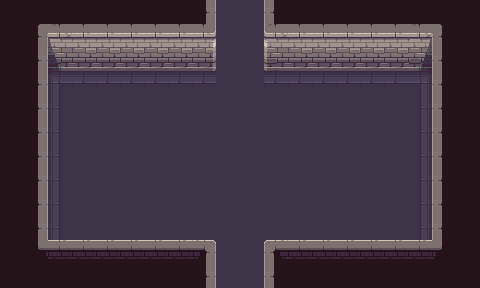

The image is a tile-based game level rendered from a .tmx file. Its description and complete source (layers, tilesets, objects, tile grids) follow:
An orthogonal 20x12 tile map with 24x24 px tiles, 2 tile layers (图块层 1, Wall), 2 tilesets.

<map version="1.10" tiledversion="1.11.2" orientation="orthogonal" renderorder="right-down" width="20" height="12" tilewidth="24" tileheight="24" infinite="0" nextlayerid="3" nextobjectid="1">
 <tileset firstgid="1" source="../Base.tsx" />
 <tileset firstgid="106" source="../Air.tsx" />
 <layer id="1" name="图块层 1" width="20" height="12">
  <data encoding="csv">
101,101,101,101,101,101,101,101,48,70,70,57,101,101,101,101,101,101,101,101,
101,18,19,20,20,20,20,20,21,70,70,24,20,20,20,20,20,26,27,101,
101,63,34,40,40,40,40,40,36,70,70,39,40,40,40,40,40,41,42,101,
101,63,37,50,50,50,50,50,50,70,70,50,50,50,50,50,50,38,42,5,
5,48,64,68,68,68,68,68,68,83,83,68,68,68,68,68,68,71,57,5,
5,48,64,68,68,68,68,83,83,68,68,68,68,68,68,68,68,71,57,5,
5,48,64,68,68,68,83,83,68,70,70,70,70,70,70,70,70,71,57,5,
5,48,64,68,68,68,83,83,83,68,68,68,68,68,68,68,68,71,57,5,
5,63,64,68,68,68,68,68,83,83,83,68,68,68,68,68,68,71,42,5,
101,63,64,68,68,68,68,68,68,68,68,68,68,68,68,68,68,71,42,101,
101,96,97,97,97,97,97,97,81,70,70,84,97,97,97,97,97,97,99,101,
101,101,101,101,101,101,101,101,48,70,70,57,101,101,101,101,101,101,101,101
</data>
 </layer>
 <layer id="2" name="Wall" width="20" height="12" opacity="0">
  <data encoding="csv">
0,0,0,0,0,0,0,0,2684354666,0,0,2684354666,0,0,0,0,0,0,0,0,
0,2684354666,2684354666,2684354666,2684354666,2684354666,2684354666,2684354666,2684354666,0,0,106,106,106,106,106,106,106,106,0,
0,2684354666,0,0,0,0,0,0,0,0,0,0,0,0,0,0,0,0,2684354666,0,
0,2684354666,0,0,0,0,0,0,0,0,0,0,0,0,0,0,0,0,2684354666,0,
0,2684354666,0,0,0,0,0,0,0,0,0,0,0,0,0,0,0,0,2684354666,0,
0,2684354666,0,0,0,0,0,0,0,0,0,0,0,0,0,0,0,0,2684354666,0,
0,2684354666,0,0,0,0,0,0,0,0,0,0,0,0,0,0,0,0,2684354666,0,
0,2684354666,0,0,0,0,0,0,0,0,0,0,0,0,0,0,0,0,2684354666,0,
0,2684354666,0,0,0,0,0,0,0,0,0,0,0,0,0,0,0,0,2684354666,0,
0,2684354666,0,0,0,0,0,0,0,0,0,0,0,0,0,0,0,0,2684354666,0,
0,2684354666,2684354666,2684354666,2684354666,2684354666,2684354666,2684354666,2684354666,0,0,2684354666,2684354666,2684354666,2684354666,2684354666,2684354666,2684354666,2684354666,0,
0,0,0,0,0,0,0,0,2684354666,0,0,2684354666,0,0,0,0,0,0,0,0
</data>
 </layer>
</map>
